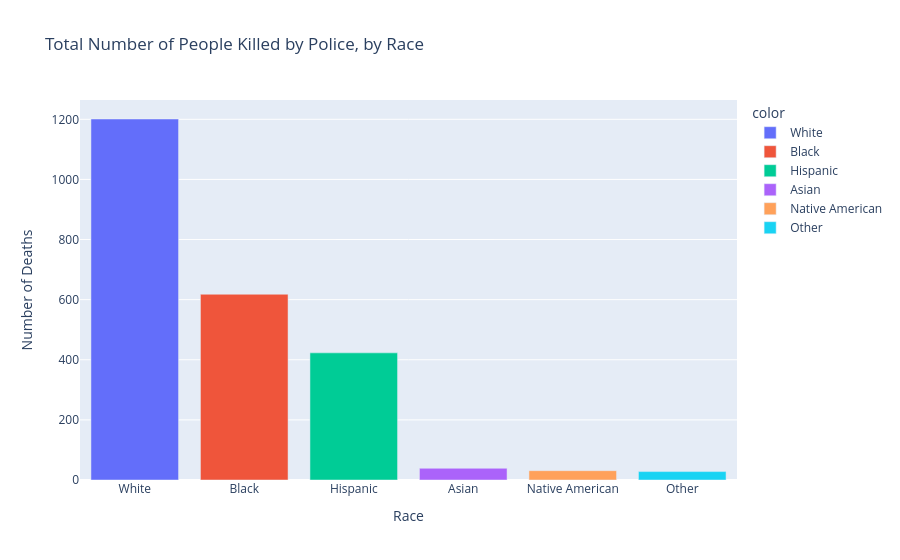

The cell this chart's notebook holds for it:
### Markdown cell above
# Race of People Killed

Create a chart that shows the total number of people killed by race.

### Code cell
fig = px.bar(
    x=race_counts.index,
    y=race_counts.values,
    title='Total Number of People Killed by Police, by Race',
    labels={'x': 'Race', 'y': 'Number of Deaths'},
    color=race_counts.index,
)
fig.show()

### Figure 1 — Plotly figure (JSON) as saved in the notebook; plotly's stock layout.template omitted (floating-point values rounded to 4 significant figures)
{"data": [{"hovertemplate": "color=White<br>Race=%{x}<br>Number of Deaths=%{y}<extra></extra>", "legendgroup": "White", "marker": {"color": "#636efa", "pattern": {"shape": ""}}, "name": "White", "orientation": "v", "showlegend": true, "textposition": "auto", "type": "bar", "x": ["White"], "xaxis": "x", "y": [1201], "yaxis": "y"}, {"hovertemplate": "color=Black<br>Race=%{x}<br>Number of Deaths=%{y}<extra></extra>", "legendgroup": "Black", "marker": {"color": "#EF553B", "pattern": {"shape": ""}}, "name": "Black", "orientation": "v", "showlegend": true, "textposition": "auto", "type": "bar", "x": ["Black"], "xaxis": "x", "y": [618], "yaxis": "y"}, {"hovertemplate": "color=Hispanic<br>Race=%{x}<br>Number of Deaths=%{y}<extra></extra>", "legendgroup": "Hispanic", "marker": {"color": "#00cc96", "pattern": {"shape": ""}}, "name": "Hispanic", "orientation": "v", "showlegend": true, "textposition": "auto", "type": "bar", "x": ["Hispanic"], "xaxis": "x", "y": [423], "yaxis": "y"}, {"hovertemplate": "color=Asian<br>Race=%{x}<br>Number of Deaths=%{y}<extra></extra>", "legendgroup": "Asian", "marker": {"color": "#ab63fa", "pattern": {"shape": ""}}, "name": "Asian", "orientation": "v", "showlegend": true, "textposition": "auto", "type": "bar", "x": ["Asian"], "xaxis": "x", "y": [39], "yaxis": "y"}, {"hovertemplate": "color=Native American<br>Race=%{x}<br>Number of Deaths=%{y}<extra></extra>", "legendgroup": "Native American", "marker": {"color": "#FFA15A", "pattern": {"shape": ""}}, "name": "Native American", "orientation": "v", "showlegend": true, "textposition": "auto", "type": "bar", "x": ["Native American"], "xaxis": "x", "y": [31], "yaxis": "y"}, {"hovertemplate": "color=Other<br>Race=%{x}<br>Number of Deaths=%{y}<extra></extra>", "legendgroup": "Other", "marker": {"color": "#19d3f3", "pattern": {"shape": ""}}, "name": "Other", "orientation": "v", "showlegend": true, "textposition": "auto", "type": "bar", "x": ["Other"], "xaxis": "x", "y": [28], "yaxis": "y"}], "layout": {"barmode": "relative", "legend": {"title": {"text": "color"}, "tracegroupgap": 0}, "title": {"text": "Total Number of People Killed by Police, by Race"}, "xaxis": {"anchor": "y", "domain": [0, 1], "title": {"text": "Race"}}, "yaxis": {"anchor": "x", "domain": [0, 1], "title": {"text": "Number of Deaths"}}}}
